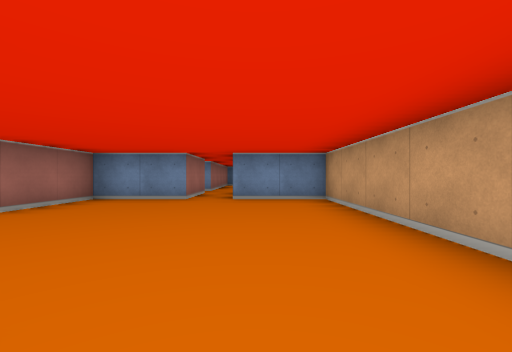
[1] (above)

23 first-person views from a walk through a cub3D maze. The camera is about half as high as the walls, looks level and sees 90° across. The floor is counted in squares. Each view is taken from the middle of a square. On the plan, view 1 faces up. The plan holds only what a view shows up to about 9 squares ahead; the rest is blank.

[2]
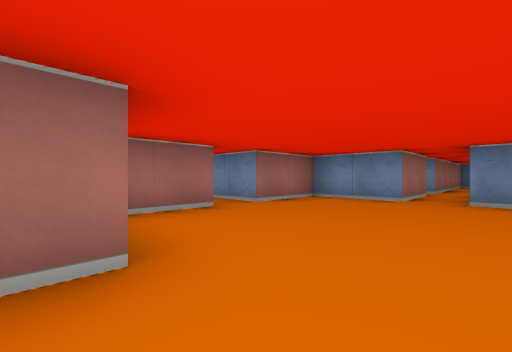

[3]
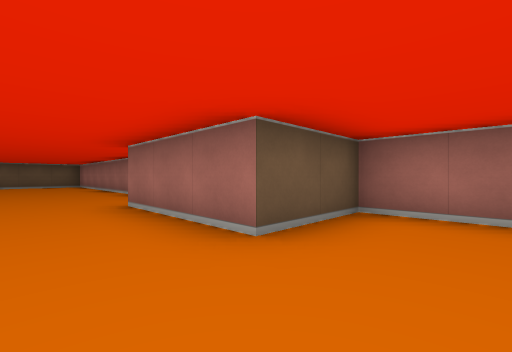

[4]
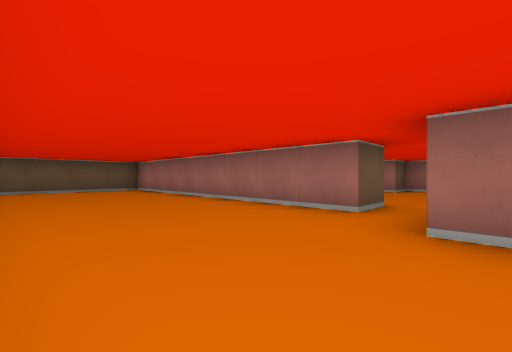

[5]
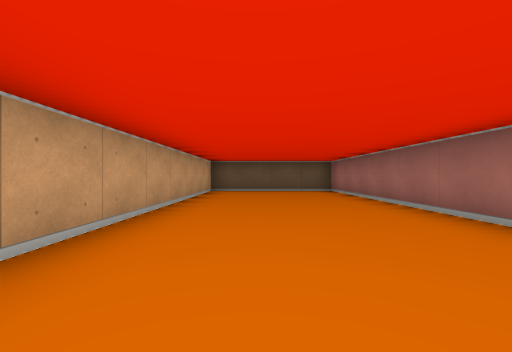

[6]
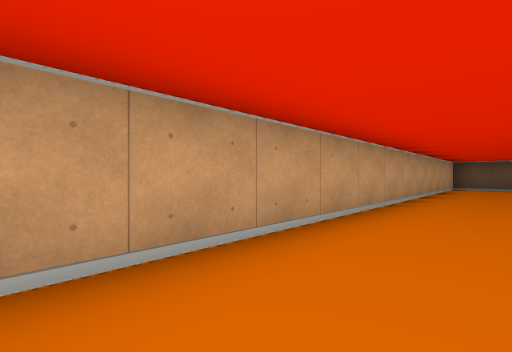

[7]
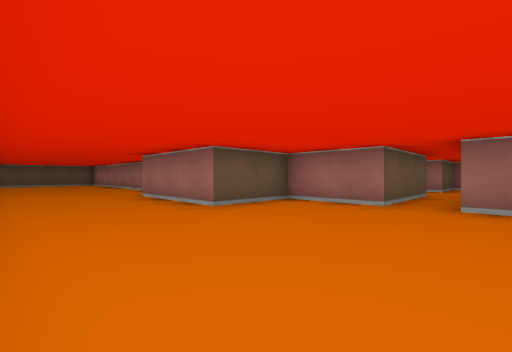

[8]
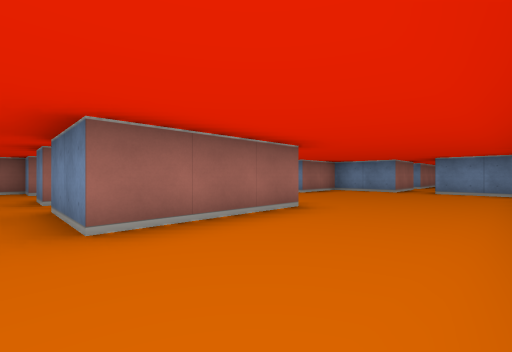

[9]
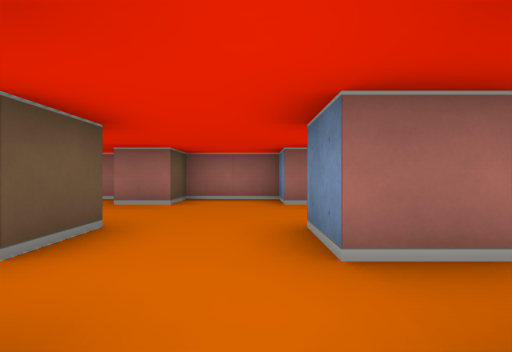

[10]
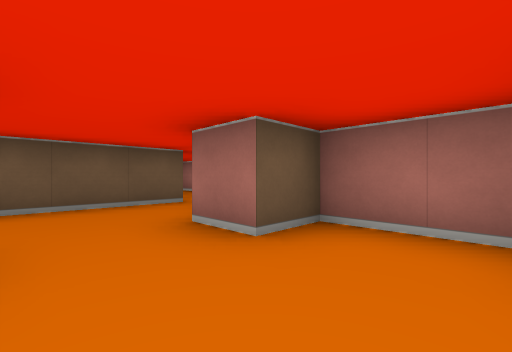

[11]
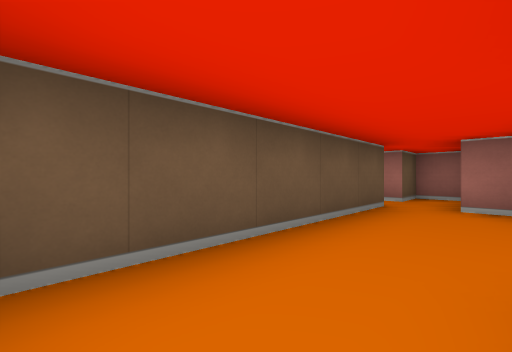

[12]
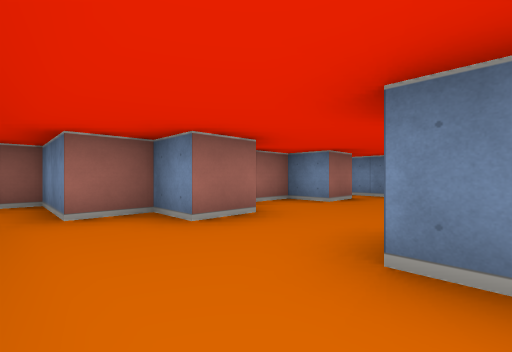

[13]
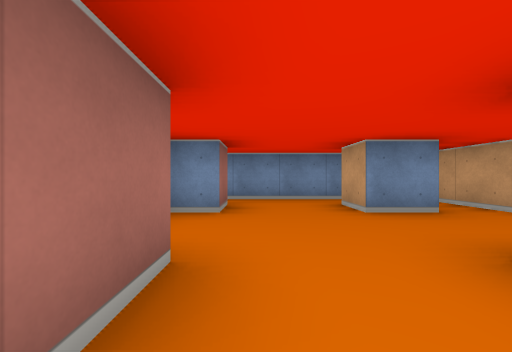

[14]
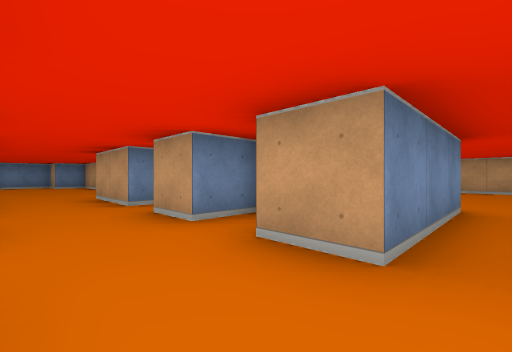

[15]
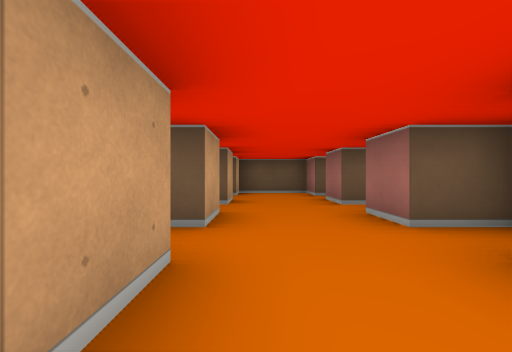

[16]
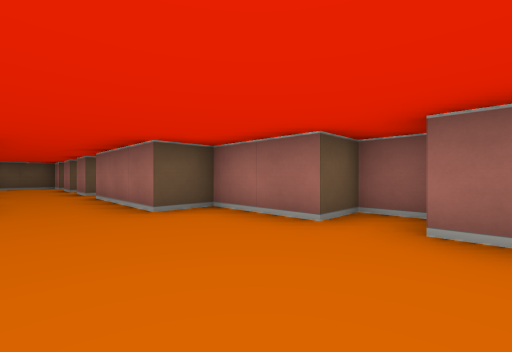

[17]
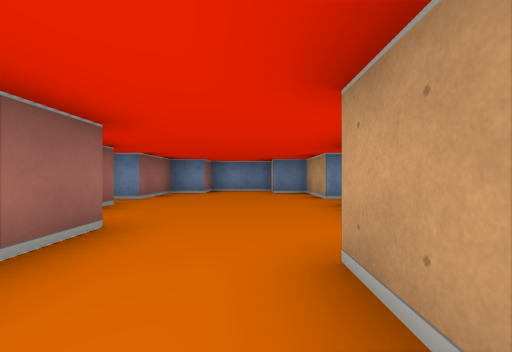

[18]
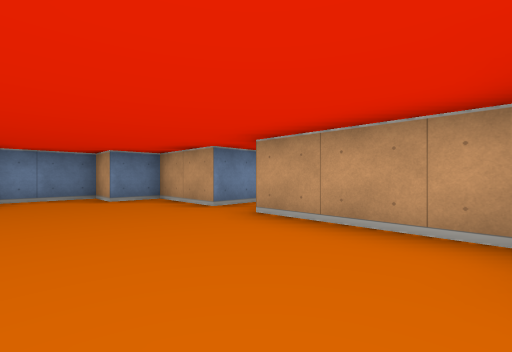

[19]
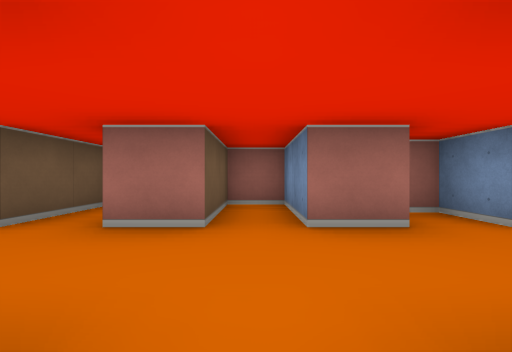

[20]
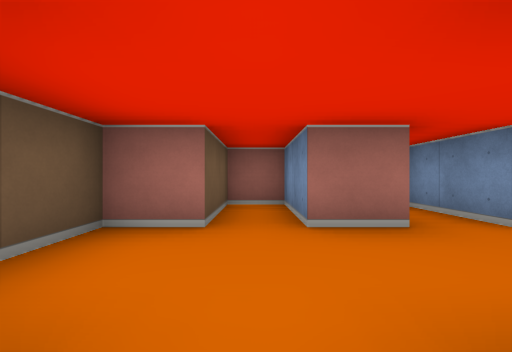

[21]
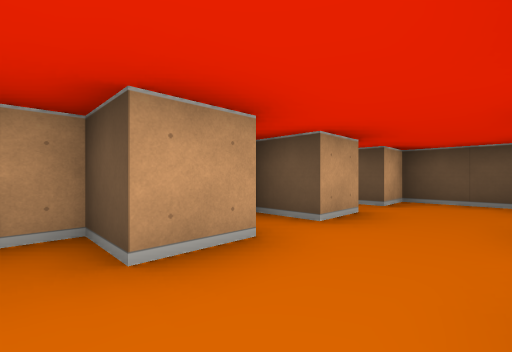

[22]
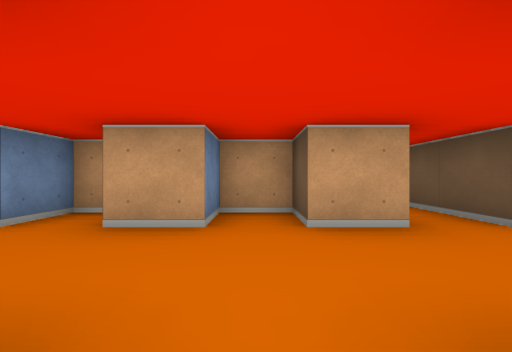

[23]
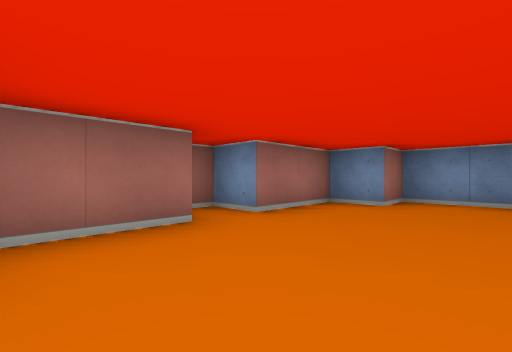

### Floor plan
Ten units are one square. View 1 is at (0, 0); x grows to the right and y downward. Boxes are objects, and circles mark ways between rooms. Rooms are numbered by the first view taken in them; rooms with no view inside come last. Other rooms are left out.
<svg viewBox="-110 -170 130 290">
<path fill="none" stroke="#000" d="M-35 35 -25 35 -25 115 15 115 15 0M15 -15 15 -55 -5 -55M-65 -25 -35 -25 -35 -5 -15 -5 -15 25 -35 25M-15 -55 -35 -55 -35 -35 -65 -35M-55 45 -45 45M-50 55 -55 55M-75 15 -75 25 -85 25 -85 45 -75 45 -75 55 -85 55 -85 65 -105 65 -105 75 -95 75M-45 15 -45 25 -55 25 -55 15M-35 25 -35 10M-51 5 -80 5M-85 75 -40 75M-85 -35 -105 -35 -105 -25 -85 -25 -85 -15 -65 -15 -65 -25M-55 -135 -55 -155 -65 -155 -65 -165 -85 -165 -85 -155 -95 -155 -95 -135 -105 -135 -105 -125 -95 -125 -95 -105 -85 -105 -85 -75 -95 -75 -95 -70M-55 -100 -55 -125M-95 -65 -85 -65M-65 -65 -55 -65 -55 -75 -65 -75 -65 -95M-85 -65 -85 -55 -105 -55 -105 -45 -85 -45 -85 -35M-65 -35 -65 -45 -55 -45 -55 -55 -65 -55 -65 -65"/>
<circle cx="-30" cy="30" r="3" fill="#2a7"/>
<circle cx="-60" cy="-30" r="3" fill="#2a7"/>
<circle cx="-75" cy="-40" r="3" fill="#2a7"/>
<circle cx="-75" cy="-60" r="3" fill="#2a7"/>
<text x="-10" y="20">1</text>
<text x="-60" y="40">2</text>
<text x="-80" y="-30">3</text>
<text x="-80" y="-120">4</text>
<text x="-80" y="-50">5</text>
</svg>
Room 1 opens to room 2. Room 1 opens to room 3. Room 3 opens to room 5. Room 4 opens to room 5.

Where each view was taken, in squares from view 1:
view 1: 0 up, 0 right, facing up
view 2: 0 up, 0 right, facing up-left
view 3: 2 up, 0 right, facing down-left
view 4: 2 down, 1 right, facing down-left
view 5: 3 down, 0 right, facing down
view 6: 0 up, 0 right, facing down-right
view 7: 4 up, 1 right, facing down-left
view 8: 3 down, 1 right, facing up-left
view 9: 3 down, 3 left, facing left
view 10: 3 down, 6 left, facing down-left
view 11: 6 down, 4 left, facing down-left
view 12: 7 down, 5 left, facing up-left
view 13: 6 down, 7 left, facing up
view 14: 3 up, 8 left, facing up-right
view 15: 9 up, 7 left, facing down
view 16: 14 up, 7 left, facing down-left
view 17: 8 up, 7 left, facing up
view 18: 10 up, 8 left, facing up-right
view 19: 5 up, 6 left, facing left
view 20: 3 up, 6 left, facing left
view 21: 7 up, 8 left, facing down-right
view 22: 5 up, 9 left, facing right
view 23: 11 up, 7 left, facing up-left
